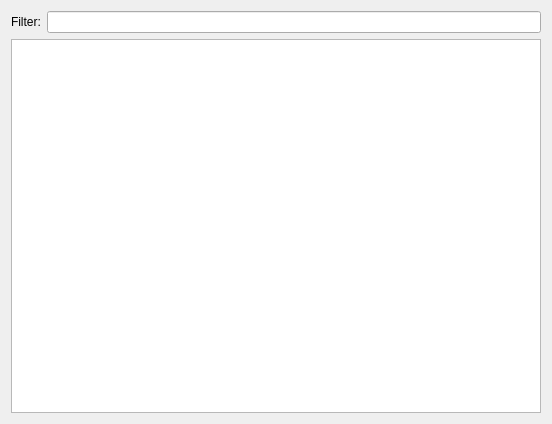
<?xml version="1.0" encoding="UTF-8"?>
<ui version="4.0">
 <class>ChannelsListDialog</class>
 <widget class="QWidget" name="ChannelsListDialog">
  <property name="geometry">
   <rect>
    <x>0</x>
    <y>0</y>
    <width>552</width>
    <height>424</height>
   </rect>
  </property>
  <layout class="QGridLayout" name="gridLayout">
   <item row="0" column="0">
    <layout class="QHBoxLayout" name="horizontalLayout">
     <item>
      <widget class="QLabel" name="label">
       <property name="text">
        <string>Filter:</string>
       </property>
      </widget>
     </item>
     <item>
      <widget class="QLineEdit" name="Filter_"/>
     </item>
    </layout>
   </item>
   <item row="1" column="0">
    <widget class="QTreeView" name="ChannelsList_">
     <property name="sortingEnabled">
      <bool>true</bool>
     </property>
    </widget>
   </item>
  </layout>
 </widget>
 <resources/>
 <connections/>
</ui>
